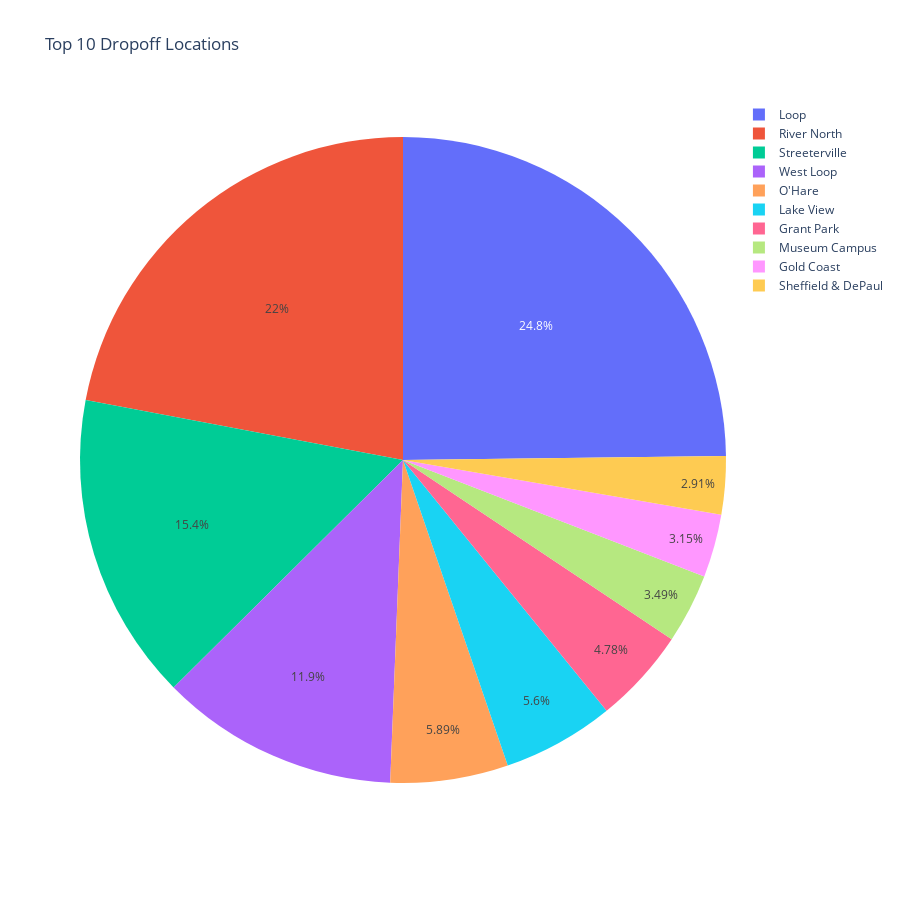

This figure's notebook cell:
### Code cell
px.pie(df_2.head(10), names='dropoff_location_name', values='average_trips', title='Top 10 Dropoff Locations', height=900)

### Figure 1 — Plotly figure (JSON) as saved in the notebook; plotly's stock layout.template omitted (floating-point values rounded to 4 significant figures)
{"data": [{"domain": {"x": [0, 1], "y": [0, 1]}, "hovertemplate": "dropoff_location_name=%{label}<br>average_trips=%{value}<extra></extra>", "labels": ["Loop", "River North", "Streeterville", "West Loop", "O'Hare", "Lake View", "Grant Park", "Museum Campus", "Gold Coast", "Sheffield & DePaul"], "legendgroup": "", "name": "", "showlegend": true, "type": "pie", "values": [10730.0, 9524.0, 6665.0, 5164.0, 2547.0, 2421.0, 2069.0, 1510, 1364.0, 1260.0]}], "layout": {"height": 900, "legend": {"tracegroupgap": 0}, "title": {"text": "Top 10 Dropoff Locations"}}}
